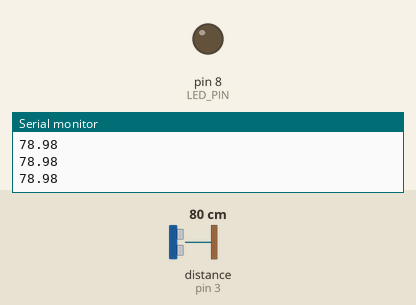
Simulated run of this sketch. Board: Arduino Uno, built with avr-gcc and run on an emulated ATmega328P. Shown: output pins drawn as LEDs (lit = HIGH), the last lines printed to the serial monitor. Wiring (inferred from the names in the program): ultrasonic range finder: trigger pin 2; echo pin 3. The test bench sets the inputs (shaded band); at power-on: distance to the obstacle (sensor on pin 3) 80 cm. The echo pulse lasts 58.3 µs per cm; pins used as bus, display or sensor lines are not drawn.

Above: at 1.2 s.
1.3 s: distance to the obstacle (sensor on pin 3) set to 12 cm
2.8 s: distance to the obstacle (sensor on pin 3) set to 9 cm
At 3.5 s:
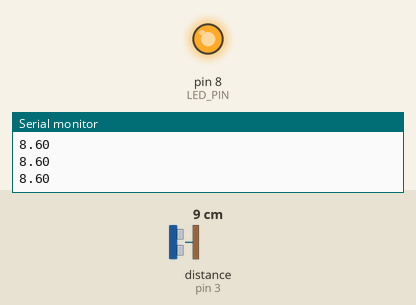
4.3 s: distance to the obstacle (sensor on pin 3) set to 18 cm
At 5.5 s:
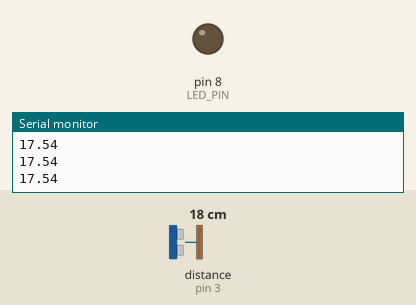
5.8 s: distance to the obstacle (sensor on pin 3) set to 2 cm
At 6.9 s:
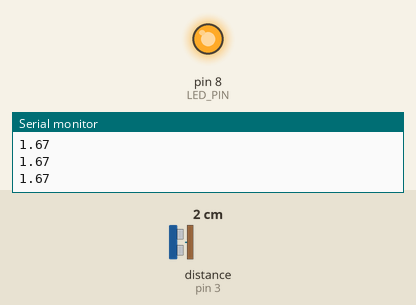
Timing chart, 0 to 8.3 s (numbered marks = the images above; inputs shaded):
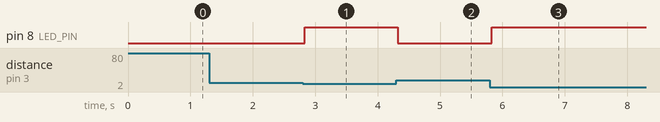

Measured:
- the behaviour switches between 11 and 10 cm on distance to the obstacle (sensor on pin 3) (found by bisection; images 0 and 1)
- after the input at 2.8 s, pin 8 (LED_PIN): LOW → HIGH at once
- after the input at 4.3 s, pin 8 (LED_PIN): HIGH → LOW at once
- after the input at 5.8 s, pin 8 (LED_PIN): LOW → HIGH at once

The sketch:

Arduino_UNO_HCSR04_game.ino
```cpp
// =====================================
// DUCK / DINO GAME CONTROLLER
// Arduino + HC-SR04 Ultrasonic Sensor
// =====================================

#define TRIG_PIN 2
#define ECHO_PIN 3
#define LED_PIN 8

long duration;
float distance;

void setup() {
  pinMode(TRIG_PIN, OUTPUT);
  pinMode(ECHO_PIN, INPUT);
  pinMode(LED_PIN, OUTPUT);

  Serial.begin(9600);
}

void loop() {

  // Send ultrasonic pulse
  digitalWrite(TRIG_PIN, LOW);
  delayMicroseconds(2);

  digitalWrite(TRIG_PIN, HIGH);
  delayMicroseconds(10);

  digitalWrite(TRIG_PIN, LOW);

  // Read echo
  duration = pulseIn(ECHO_PIN, HIGH);

  // Calculate distance in cm
  distance = duration * 0.034 / 2;

  // Print distance
  Serial.println(distance);

  // Ducking detected
  if (distance < 10) {
    digitalWrite(LED_PIN, HIGH);
  }
  else {
    digitalWrite(LED_PIN, LOW);
  }

  delay(50);
}
```
